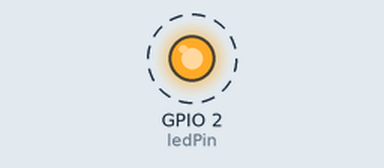
The sketch below on a simulated ESP32. On the bench: output pins drawn as LEDs (lit = HIGH). Dashed ring = blinking.

Above: at 0.2 s.
Timing chart, 0 to 3.0 s (numbered marks = the images above):
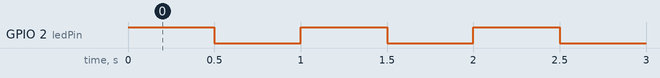

Measured:
- by itself, GPIO 2 (ledPin): alternates HIGH for 0.50 s and LOW for 0.50 s

The sketch:

LED_Blink.ino
```cpp
// Define the GPIO pin number connected to the LED.
// Using 'const' optimizes memory as this value will not change during runtime.
const int ledPin = 2;

// Define the delay time in milliseconds (500ms = 0.5 seconds)
int dt = 500;

void setup() {
  // Configure the specified GPIO pin as an OUTPUT to send voltage to the LED
  pinMode(ledPin, OUTPUT);
}

void loop() {
  // Turn the LED ON by supplying HIGH voltage (3.3V on ESP32) to the pin
  digitalWrite(ledPin, HIGH);

  // Pause the program execution for the duration specified by 'dt' (500ms)
  delay(dt);

  // Turn the LED OFF by bringing the voltage down to LOW (0V / Ground)
  digitalWrite(ledPin, LOW);

  // Pause the program again for 500ms before repeating the loop
  delay(dt);
}
```
